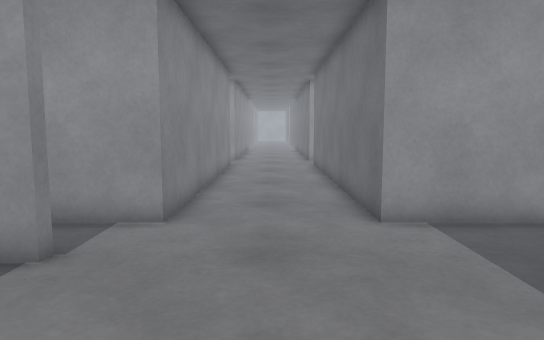
view 1 (above)

24 first-person views from a walk through a robot-simulator world made for Gazebo. The camera is 0.94 m above the floor, tilts 6° down and sees 70° across. The floor is counted in squares, 0.5 m on a side. Each view is taken from the middle of a square. On the plan, view 1 faces up. The plan holds only what a view shows up to about 19 squares ahead; the rest is blank. The place goes on beyond the plan.

view 2
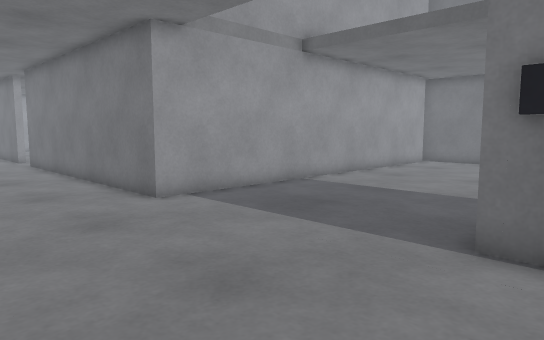

view 3
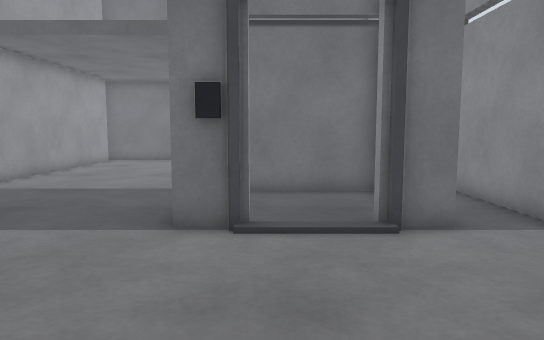

view 4
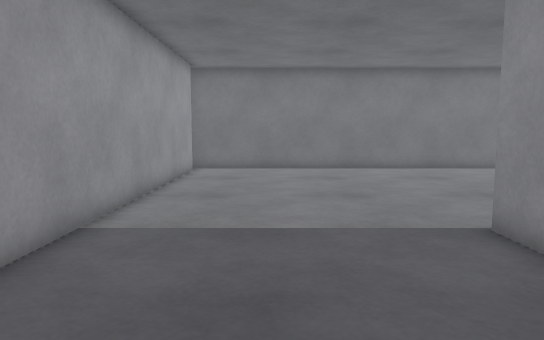

view 5
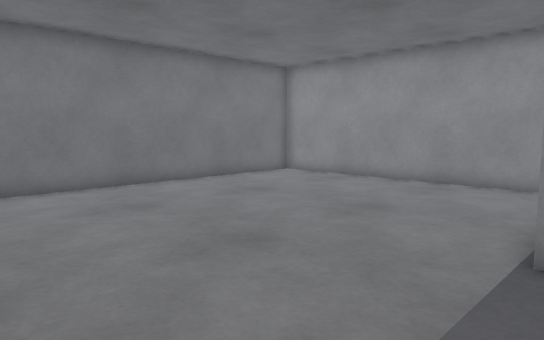

view 6
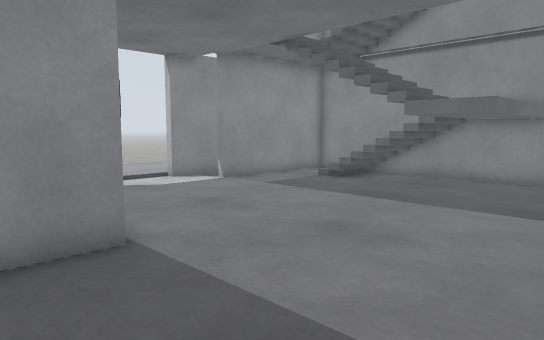

view 7
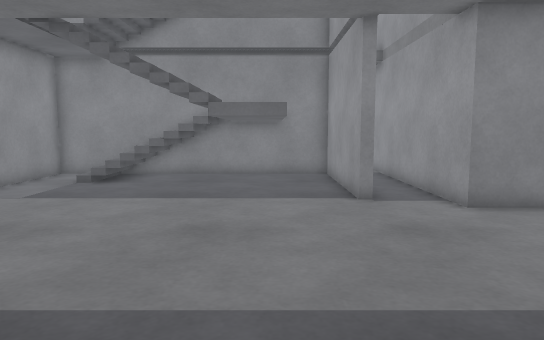

view 8
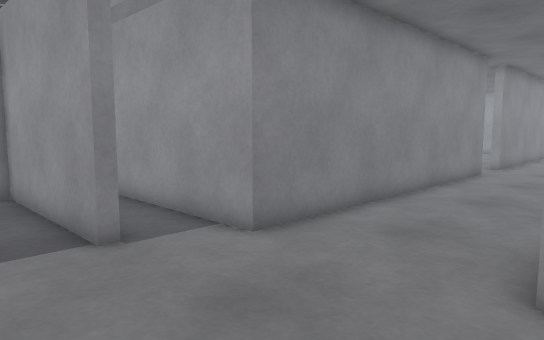

view 9
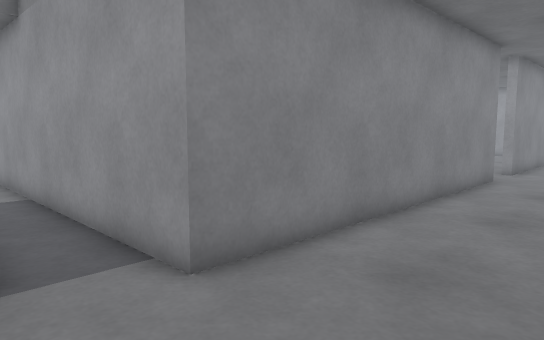

view 10
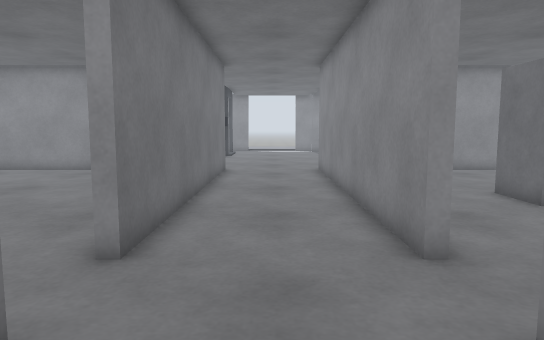

view 11
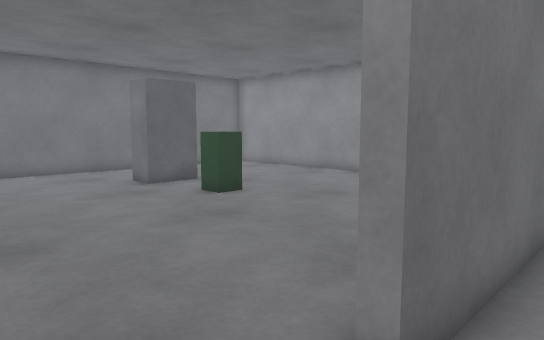

view 12
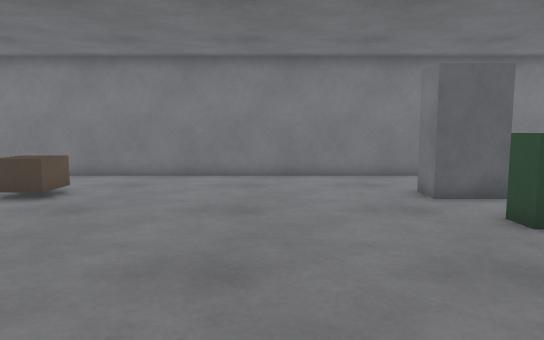

view 13
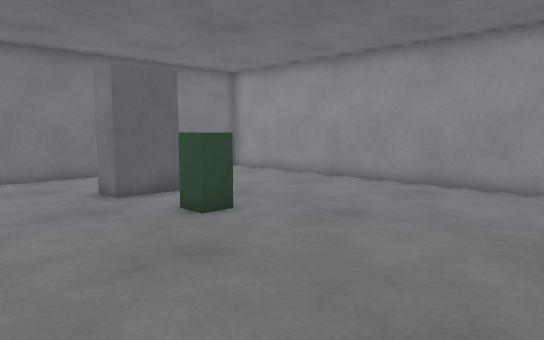

view 14
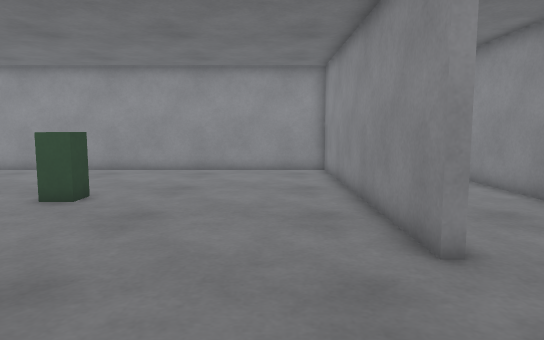

view 15
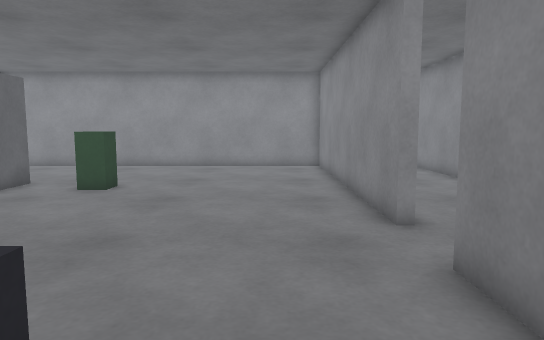

view 16
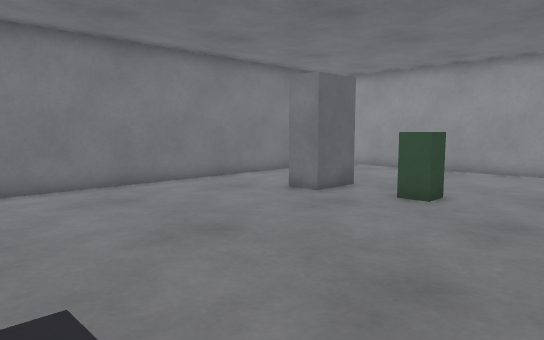

view 17
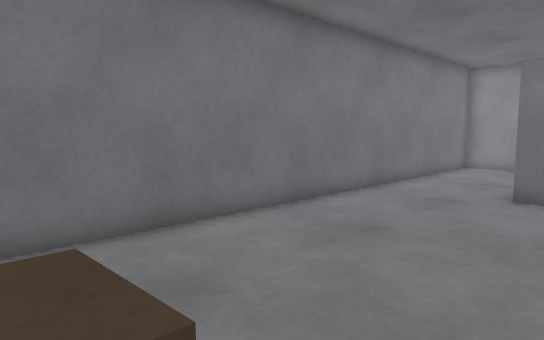

view 18
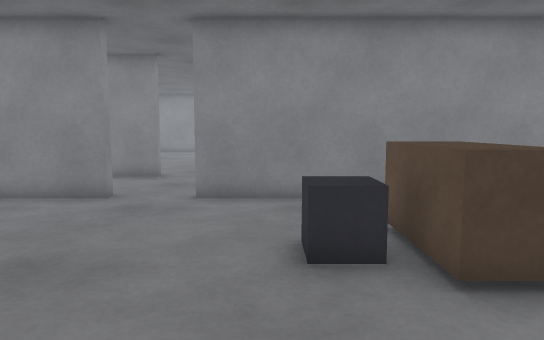

view 19
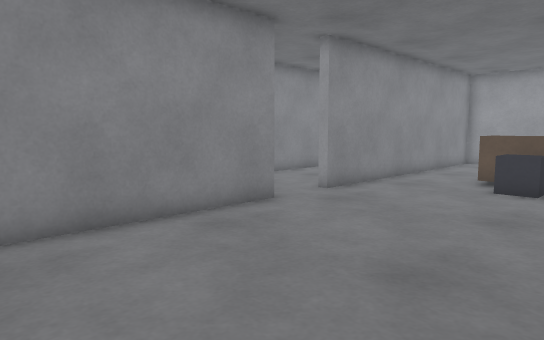

view 20
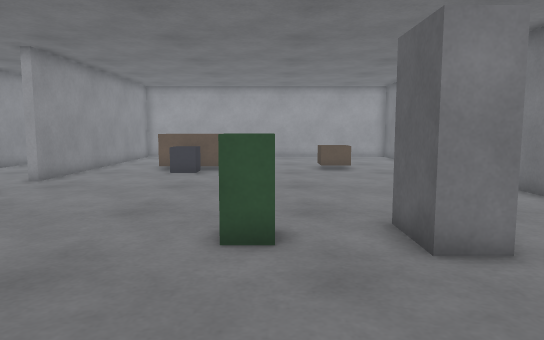

view 21
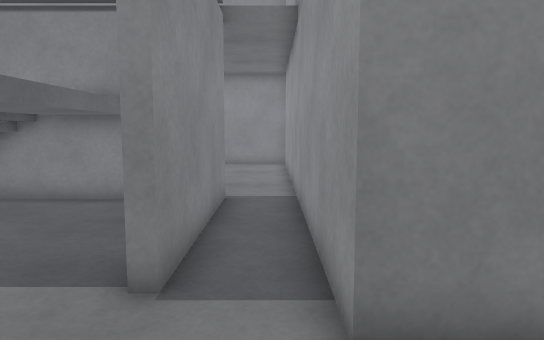

view 22
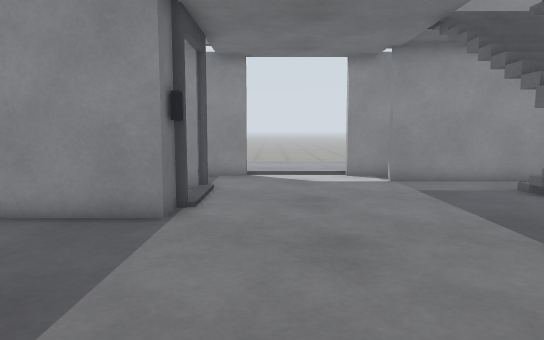

view 23
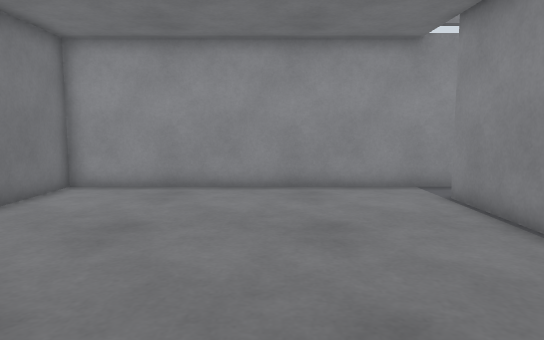

view 24
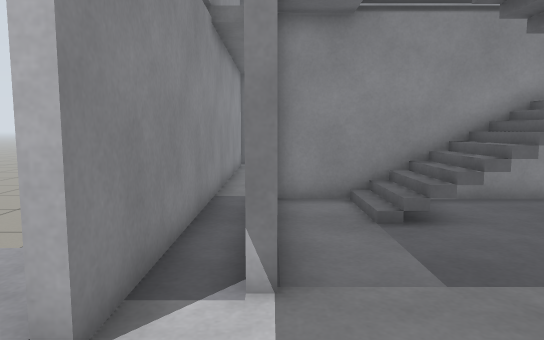

### Floor plan
Key: @ floor where view 1 was taken; # wall or solid block; . main floor; : floor 1.25 m higher than the main floor; / step, stairs or slope; B white box; G grey box; P grey post; R green box; W brown box.
Columns run from 14 left of view 1 to 20 right of it. Each row starts with its distance up from view 1.
 28             #.  ##..WWWW. .WWW...#
 27             #.  ##..WGWW...WWW...#
 26             #.. ##...GG..........#
 25             #...##...G...........#
 24             #...##...............#
 23            ##...##...............#
 22            ......................#
 21         .........................#
 20         ...##...##...............#
 19          .. #...##...............#
 18         ... #...##...............#
 17        G... #...##..........G....#
 16        G..  #...##......RR.GGG...#
 15        G..  #...##......RR.GGG...#
 14        ..   #...##...............#
 13        ..   #...##...............#
 12       ..    #...##...............#
 11      ...    #...##...............#
 10      ..     #...##...............#
  9     ...     #...##...............#
  8 #############...###################
  7 ..................................#
  6 .....######.......................#
  5 ..  #######.......................#
  4      #............................#
  3      #::::: ......................#
  2     ##      ......................#
  1      # // /.......................#
  0      # // /...@..B#####...........#
 -1      # // /......PB...#...........#
 -2      #//..............#...........#
 -3      #//..............#...........#
 -4      #//.........PB...#...........#
 -5      #........... B   #...........#
 -6      ######.......#   #...........#
 -7 ..................................#
 -8 GGGG#######GG...GG#################

Where each view was taken, in squares from view 1:
view 1: 0 up, 0 right, facing up
view 2: 2 down, 3 left, facing up-right
view 3: 2 down, 4 left, facing right
view 4: 4 up, 1 right, facing right
view 5: 6 up, 7 right, facing down-right
view 6: 6 up, 6 right, facing down-left
view 7: 3 up, 7 right, facing left
view 8: 3 up, 3 right, facing up-left
view 9: 5 up, 2 right, facing up-left
view 10: 26 up, 0 right, facing down
view 11: 23 up, 1 right, facing down-right
view 12: 21 up, 3 right, facing right
view 13: 21 up, 3 right, facing down-right
view 14: 26 up, 5 right, facing down
view 15: 28 up, 5 right, facing down
view 16: 26 up, 6 right, facing down-right
view 17: 28 up, 12 right, facing down-right
view 18: 25 up, 13 right, facing left
view 19: 13 up, 10 right, facing up-left
view 20: 9 up, 11 right, facing up
view 21: 7 up, 1 right, facing left
view 22: 8 up, 1 right, facing down
view 23: 5 up, 13 right, facing down
view 24: 6 down, 1 right, facing left
